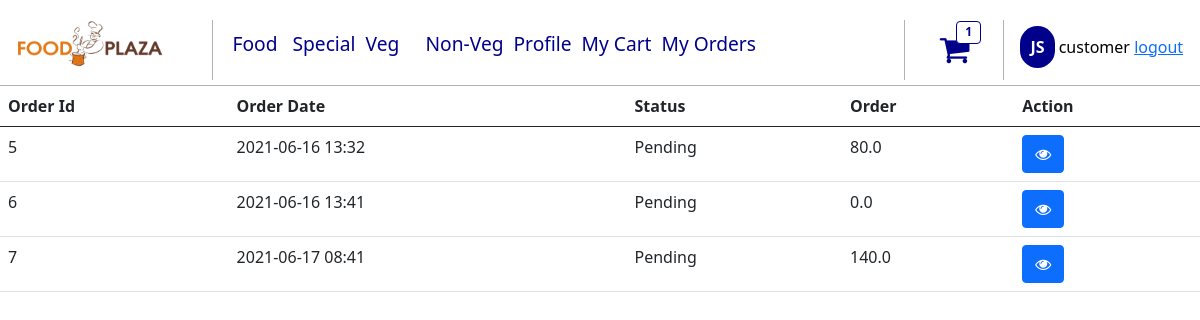
Page /showorders/ (signed in) on the committed database.
### Foodapp/models.py (models this page shows)
class OrderSummery1(models.Model):
    dt = datetime.datetime.now().strftime('%Y-%m-%d %H:%M')
    statusChoices = [('Pending', 'Pending'), ('Delivered',
                                              'Delivered'), ('Cancel', 'Cancel')]
    date = models.CharField(default=str(dt), blank=True, max_length=25)
    totalamount = models.FloatField()
    customer = models.ForeignKey(User, on_delete=models.CASCADE)
    status = models.CharField(
        max_length=19, choices=statusChoices, default='Pending')
    class Meta:
        db_table = "ordersummery"

### Foodapp/views.py (the view)
# urls.py: path('showorders/', views.showOrders),
def showOrders(req):
    osobj = OrderSummery1.objects.filter(customer=req.user)
    oslist = list(osobj)
    print('OS LIST PRINTING')
    print(oslist)
    data = []
    for i in oslist:
        print('///////////////////', i)
        print(i.totalamount)
        q = Orders.objects.filter(ordersobj=i)
        for ordersobj in list(q):
            data.append(ordersobj)
    print(data)
    print('HELLO WORLD')
    count = Cart.objects.filter(currentuser=req.user).count()
    return render(req, 'Foodapp/myorder.html', {'data': oslist, 'data1': data, 'count': count})

### templates/Foodapp/myorder.html (shortened to what this page needs)
<!DOCTYPE html>
<html lang="en">
<head>
</head>
<body>
    {% include 'Foodapp/header.html' %}
    <table id="tblItems" class="table table-hover" width="100%" cellspacing="0">
        <thead>
            <tr>
                <th>Order Id</th>
                <th>Order Date</th>
                <th>Status</th>
                <th>Order</th>
                <th>Action</th>
            </tr>
        </thead>
        <tbody>
            {% for ordobj in data %}
            <tr class="child-row{{ordobj.id}}">
                <td>{{ordobj.id}}</td>
                <td>{{ordobj.date}}</td>
                <td>{{ordobj.status}}</td>
                <td>{{ordobj.totalamount}}</td>
                <td id="details">
                    <button class=" btn btn-primary showorders" data-toggle="tooltip" data-placement="top" title="Click to view Order Details"
                    data-orderid="{{ordobj.id}}"><span class="fa fa-eye"></span></button>
                </td>
            </tr>
            {% endfor %}
        </tbody>
    </table>
</body>
</html>

### templates/Foodapp/header.html (shortened to what this page needs)
<link rel="stylesheet" href="https://cdn.jsdelivr.net/npm/bootstrap@5.0.1/dist/css/bootstrap.min.css"/>
<link href="//netdna.bootstrapcdn.com/font-awesome/4.6.3/css/font-awesome.css" rel="stylesheet" />
{% load static %}
</head>
<body>
 <header>
        <div class="container-fluid">
            <div class="navbar">
                <div class="col-sm-2">
                    <div class="navbar-header">
                        <img src="{% static 'images/LOGO-FOODPLAZAa1.jpg'%}" alt="logo" />
                    </div>
                </div>
                <div class="col-sm-7">
                    <div class="header-content">
                        <ul class="menu">
                            <li><a href="/showfood">Food</a></li>
                            <li><a href="/showfood">Special</a></li>
                            <li><a href="/showfood">Veg</a></li>
                            <li><a href="/showfood">Non-Veg</a></li>
                            {% if perms.Foodapp.view_food or perms.Foodapp.add_cart %}
                            <li><a href="/profile">Profile</a></li>
                            {% endif %}
                            {% if perms.Foodapp.add_cart %}
                            <li><a href="/cart">My Cart</a></li>
                            <li><a href="/showorders/">My Orders</a></li>
                            {% endif %}
                        </ul>
                    </div>
                </div>
                <div class="col-sm-1">
                    <div class="cart">
                        <a href="/cart"><span class="fa fa-shopping-cart"></span></a>
                        <span class="badge popcart">{{count}}</span>
                    </div>
                </div>
                <div class="col-sm-2">
                    <div class="user-info">
                        {% if request.user.is_authenticated  %}
                        <span class="short-name">JS</span>
                        <span class="full-name">{{ request.user}}</span>
                        <span><a href="/logout">logout</a></span>
                        {%  else %}
                        <span><a  href="/login">Login</a> | </span>
                        <span><a href="/signup">Sign Up</a></span>
                        {% endif %}
                    </div>
                </div>
            </div>
        </div>
    </header>

### templates/Foodapp/header.html (style rules this page uses)
header { border-bottom: 1px solid #b5b1b1; }
.popcart { color: darkblue; background-color: white; border: 1px solid darkblue; margin-top: -4px; margin-left: -13px; height: 23px; }
header .navbar { border-radius:0; background-color:#fff; color:black; border:none; padding:15px 0 0 15px; }
.container-fluid { padding:0; }
.navbar-header { border-right: 1px solid #b5b1b1; height:60px; }
.navbar-header img { width: 150px; }
header .header-content { padding-left: 50px; color: #687080; width:100%; display:flex; }
header .user-info { text-align: center; height:60px; padding-top: 15px; border-left: 1px solid #b5b1b1; }
header .cart { text-align: center; height: 60px; padding-top: 5px; border-left: 1px solid #b5b1b1; display:flex; padding-left:35px; }
header .cart a { font-size:2em; }
header .user-info span.short-name { padding:10px; width: 30px; height: 30px; border-radius: 20px; background-color: darkblue; color: #fff; font-weight: bold; }
header .user-info span.full-name { margin-top:10px; }
.menu { width:100%; padding:10px; }
ul.menu { list-style-type: none; display: flex; margin-left:-50px; }
ul.menu a, .cart a { text-decoration: none; color: darkblue; }
ul.menu li { color:darkblue; min-width:60px; font-size:1.2em; padding:5px 0 0 10px; list-style-type:none; }

### rows in the picture
OrderSummery1: id "5", date "2021-06-16 13:32", status "Pending", totalamount "80.0"
OrderSummery1: id "6", date "2021-06-16 13:41", status "Pending", totalamount "0.0"
OrderSummery1: id "7", date "2021-06-17 08:41", status "Pending", totalamount "140.0"

### other values in the picture
{{ count }} "1"
{{ request.user }} "customer"
